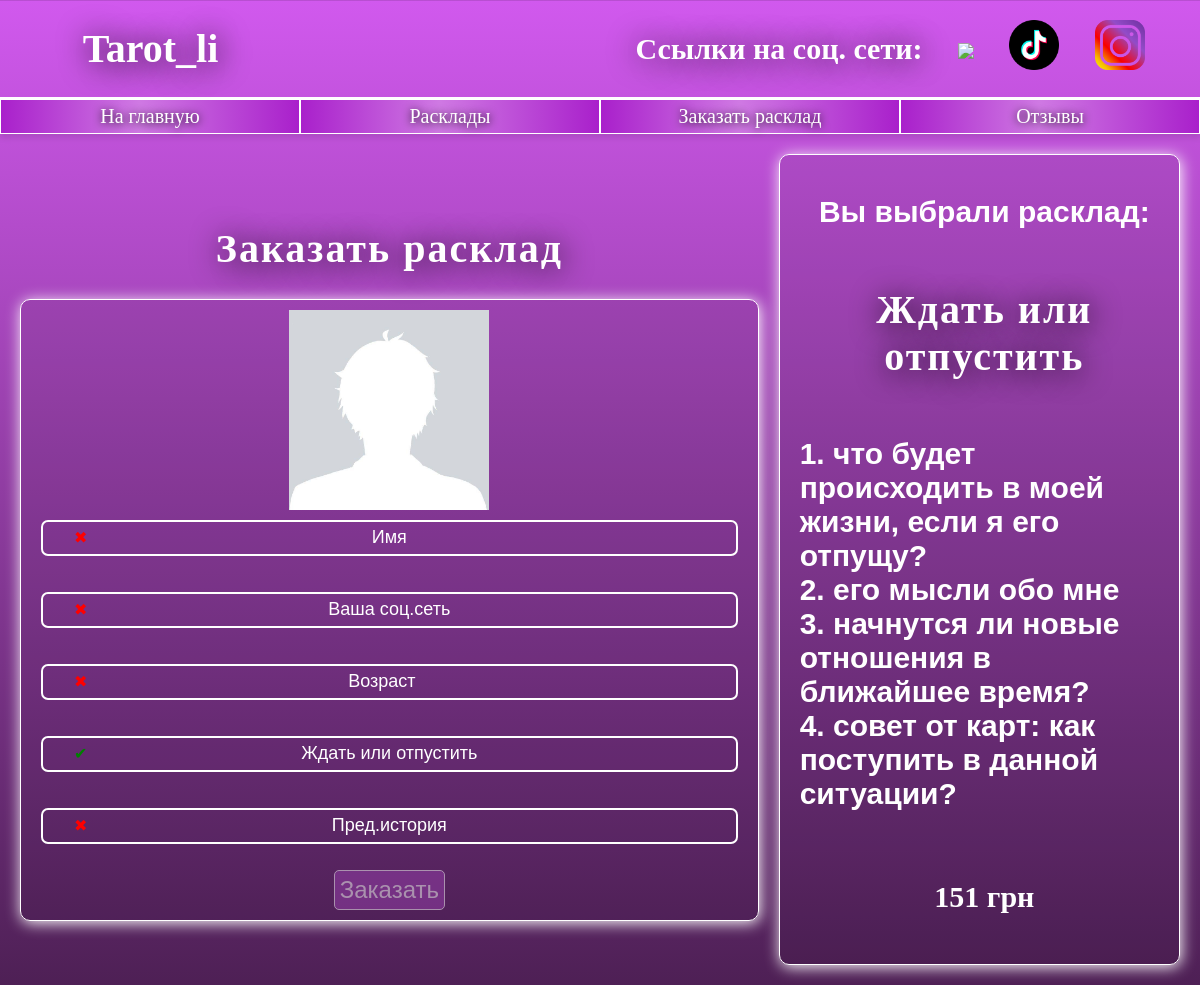
The app's page /rasklad/5 with its own data.
### web/models.py (models this page shows, shortened)
class Rasklad(models.Model):
    name = models.CharField('Название раскладов', max_length= 100)
    voprosi = models.CharField('Вопросы расклада', max_length=1024)
    price = models.IntegerField("Цена")
    description = models.TextField('Описание')
    date = models.DateField('Дата публикации')

### web/views.py (the view, shortened to what this page needs)
# urls.py: path("rasklad/<int:rasklad_id>", views.rasklad, name='rasklad'),
def rasklad(request, rasklad_id = 0):
    error = ''
    if rasklad_id == 0:
        vibor = 'Самый популярный расклад:'
        rasklad = get_object_or_404(Rasklad, name='Что он думает обо мне?')
        form = ZapisInput()
    else:
        vibor = 'Вы выбрали расклад:'
        rasklad = get_object_or_404(Rasklad, id=rasklad_id)
        form = ZapisInput(initial={"rasklad": rasklad.name})
    data = {'form': form, 'error': error, 'rasklad': rasklad, 'vibor': vibor}
    return render(request, "web/rasklad.html", data)

### web/forms.py
class ZapisInput(ModelForm):
    class Meta:
        model = Zapis
        fields = ['sex','name', 'socset', 'age', 'rasklad', 'about']
        widgets = {'sex': HiddenInput(attrs={
            'class': 'rasklad-input',
            'name': 'sex',
            'value': 'Мужской',
            'id': 'sex-field'
        }),
        'name':TextInput(attrs={
            'placeholder': 'Имя',
            'class': 'rasklad-input with-photo',
            'name': 'name'
        }),
        'socset': TextInput(attrs={
            'placeholder': 'Ваша соц.сеть',
            'class': 'rasklad-input',
            'name': 'socset'
        }),
        'age':NumberInput(attrs={
            'placeholder': 'Возраст',
            'class': 'rasklad-input',
            'name': 'username'
        }),
        'rasklad':TextInput(attrs={
            'placeholder': 'Название расклада',
            'class': 'rasklad-input',
            'name': 'rasklad'
        }),
        'about':TextInput(attrs={
            'placeholder': 'Пред.история',
            'class': 'rasklad-input',
            'name': 'about'
        })
        }

### web/templates/web/rasklad.html (shortened to what this page needs)
{% extends 'web/base.html' %}
{% load static %}
{% block content %}
<div class="rasklad-layout">
    <div class="rasklad-left">
        <h1>Заказать расклад</h1>
        <div class="forma">
            <form method="post">
                <img src="{% static 'web/img/man-photo.jpg' %}" id="person-image">
                <div class="field-container">
                    {{ form.name }}
                </div>
                <div class="field-container">
                    {{ form.socset }}
                </div>
                <div class="field-container">
                    {{ form.age }}
                </div>
                <div class="field-container">
                    {{ form.rasklad }}
                </div>
                <div class="field-container">
                    {{ form.about }}
                </div>
                <button class="form-button" type="submit">Заказать</button>
            </form>
        </div>
    </div>
    <div class="rasklad-right">
        <p class="description_ras vibor">{{ vibor }}</p>
        <h1>{{ rasklad.name }}</h1>
        <div class="description_ras"><p>{{ rasklad.description|linebreaksbr }}</p></div>
        <h4>{{ rasklad.price }} грн</h4>
    </div>
</div>
{% endblock %}

### web/static/web/css/index.css (style rules this page uses)
body { background: linear-gradient(180deg, #d159ee 0%, #4e2055 100%); margin: 0; padding: 0; min-height: 100vh; height: 100%; color: white; font-family: "Renju"; background-size: 100% auto; background-position: center; background-repeat: auto; display: flex; justify-content: space-between; flex-direction: column; }
body * { position: relative; z-index: 2; }
h1 { text-align: center; text-shadow: 1px 1px 15px rgb(0, 0, 0); text-shadow: 1px 2px 30px rgb(0, 0, 0); font-size: 40px; }
p { font-weight: bolder; }
.form-button { border: 1px rgb(255, 255, 255) solid; background: linear-gradient(180deg, #a920cb 100%); text-align: center; padding: 5px; font-size: 20px; }
.tovar h3, .tovar h4, .catalog h1 { font-weight: bolder; text-align: center; font-size: 25px; text-shadow: 0px 1px 8px rgb(0, 0, 0); font-family: 'Renju'; src: url("/fonts/Renju") format('otf'); letter-spacing: 2px; }
.catalog h1 { font-size: 40px; text-shadow: 1px 2px 30px rgb(0, 0, 0); font-size: 40px; }
.rasklad-input { margin: 10px; font-size: 18px; text-align: center; width: 350px; height: 30px; border-radius: 7px; border: 2px rgb(255, 255, 255) solid; background-color: transparent; color: white; }
.rasklad-input::placeholder { color: white; }
.forma { display: flex; justify-content: center; }
.forma form { display: flex; justify-content: space-around; align-items: center; flex-direction: column; border: 1px rgb(255, 255, 255) solid; padding: 10px; border-radius: 10px; box-shadow: 1px 2px 15px rgb(255, 255, 255); background-color: rgba(0, 0, 0, 0.077); }
.forma button { font-size: 24px; color: white; background-color: rgb(151, 64, 172); border-radius: 5px; }

### web/static/web/css/otzuvu.css (style rules this page uses)
.form-button { border: 1px rgb(255, 255, 255) solid; text-align: center; padding: 5px; font-size: 24px; color: white; background-color: rgb(151, 64, 172); border-radius: 5px; }

### web/static/web/css/rasklad.css (style rules this page uses)
.rasklad-layout { width: 100%; display: flex; justify-content: stretch; flex-direction: row; align-items: center; }
.rasklad-left { flex: 2; margin-right: 20px; }
.rasklad-right { flex: 1; width: 100%; }
.forma { width: 100%; }
.forma form { width: 100%; }
.rasklad-input { width: 100%; transition: background-color 0.3s ease; }
form img { width: 200px; height: auto; transition: box-shadow 0.3s ease; }
.rasklad-right { width: 100%; align-self: stretch; display: flex; justify-content: center; align-items: center; flex-direction: column; border: 1px rgb(255, 255, 255) solid; padding: 10px; padding-left: 20px; border-radius: 10px; box-shadow: 1px 2px 15px rgb(255, 255, 255); background-color: rgba(0, 0, 0, 0.077); }
.rasklad-right h4 { font-size: 30px; }
.description_ras { width: 100%; font-family: 'Franklin Gothic Medium', 'Arial Narrow', Arial, sans-serif; font-size: 30px; }
.vibor { text-align: center; }

### web/templates/web/rasklad.html (style rules this page uses)
.field-container { position: relative; margin-bottom: 1em; width: 100%; display: flex; justify-content: center; }
.field-container.valid::before { content: "✔"; color: green; position: absolute; left: 6%; top: 50%; transform: translateY(-53%); }
.field-container.invalid::before { content: "✖"; color: red; position: absolute; left: 6%; top: 50%; transform: translateY(-53%); }
button:disabled { opacity: 0.5; cursor: not-allowed; }

### records on screen
Rasklad: name "Ждать или отпустить", description "1. что будет происходить в моей жизни, если я его отпущу? 2. его мысли обо мне 3. начнутся ли новые отношения в ближайшее время? 4. совет от карт: как поступить в данной ситуации?", price "151"

### other values on screen
{{ vibor }} "Вы выбрали расклад:"
